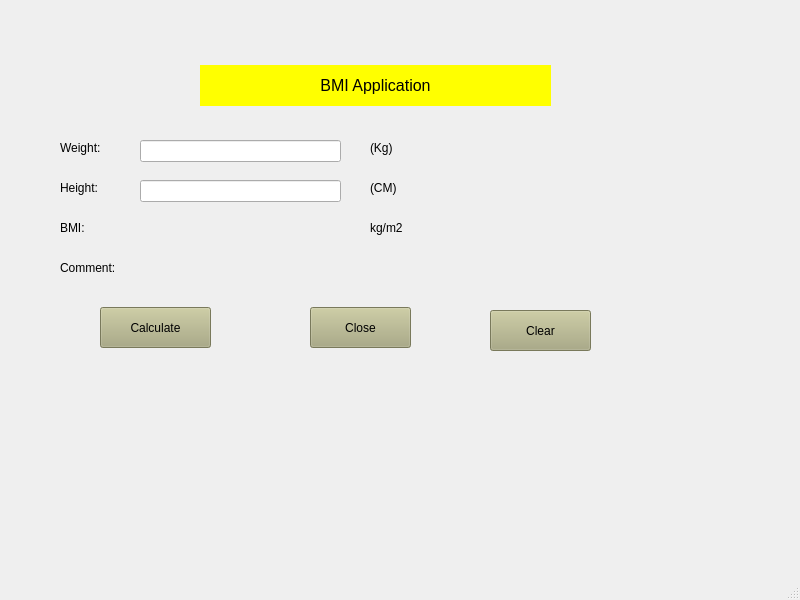
<?xml version="1.0" encoding="UTF-8"?>
<ui version="4.0">
 <class>MainWindow</class>
 <widget class="QMainWindow" name="MainWindow">
  <property name="geometry">
   <rect>
    <x>0</x>
    <y>0</y>
    <width>800</width>
    <height>600</height>
   </rect>
  </property>
  <property name="windowTitle">
   <string>MainWindow</string>
  </property>
  <widget class="QWidget" name="centralwidget">
   <widget class="QLabel" name="labelB">
    <property name="geometry">
     <rect>
      <x>200</x>
      <y>65</y>
      <width>351</width>
      <height>41</height>
     </rect>
    </property>
    <property name="styleSheet">
     <string notr="true">background-color: rgb(255, 255, 0);</string>
    </property>
    <property name="text">
     <string>&lt;html&gt;&lt;head/&gt;&lt;body&gt;&lt;p align=&quot;center&quot;&gt;&lt;span style=&quot; font-size:12pt;&quot;&gt;BMI Application&lt;/span&gt;&lt;/p&gt;&lt;/body&gt;&lt;/html&gt;</string>
    </property>
   </widget>
   <widget class="QLabel" name="label_2">
    <property name="geometry">
     <rect>
      <x>60</x>
      <y>140</y>
      <width>55</width>
      <height>16</height>
     </rect>
    </property>
    <property name="text">
     <string>Weight:</string>
    </property>
   </widget>
   <widget class="QLabel" name="label_3">
    <property name="geometry">
     <rect>
      <x>60</x>
      <y>180</y>
      <width>55</width>
      <height>16</height>
     </rect>
    </property>
    <property name="text">
     <string>Height:</string>
    </property>
   </widget>
   <widget class="QLabel" name="label_4">
    <property name="geometry">
     <rect>
      <x>60</x>
      <y>220</y>
      <width>55</width>
      <height>16</height>
     </rect>
    </property>
    <property name="text">
     <string>BMI:</string>
    </property>
   </widget>
   <widget class="QLabel" name="label_5">
    <property name="geometry">
     <rect>
      <x>60</x>
      <y>260</y>
      <width>71</width>
      <height>16</height>
     </rect>
    </property>
    <property name="text">
     <string>Comment:</string>
    </property>
   </widget>
   <widget class="QLineEdit" name="lineEditWeight">
    <property name="geometry">
     <rect>
      <x>140</x>
      <y>140</y>
      <width>201</width>
      <height>22</height>
     </rect>
    </property>
   </widget>
   <widget class="QLineEdit" name="lineEditHeight">
    <property name="geometry">
     <rect>
      <x>140</x>
      <y>180</y>
      <width>201</width>
      <height>22</height>
     </rect>
    </property>
   </widget>
   <widget class="QLabel" name="label_6">
    <property name="geometry">
     <rect>
      <x>370</x>
      <y>140</y>
      <width>55</width>
      <height>16</height>
     </rect>
    </property>
    <property name="text">
     <string>(Kg)</string>
    </property>
   </widget>
   <widget class="QLabel" name="label_7">
    <property name="geometry">
     <rect>
      <x>370</x>
      <y>180</y>
      <width>55</width>
      <height>16</height>
     </rect>
    </property>
    <property name="text">
     <string>(CM)</string>
    </property>
   </widget>
   <widget class="QLabel" name="label_8">
    <property name="geometry">
     <rect>
      <x>370</x>
      <y>220</y>
      <width>55</width>
      <height>16</height>
     </rect>
    </property>
    <property name="text">
     <string>kg/m2</string>
    </property>
   </widget>
   <widget class="QPushButton" name="pushButtonCalculate">
    <property name="geometry">
     <rect>
      <x>100</x>
      <y>307</y>
      <width>111</width>
      <height>41</height>
     </rect>
    </property>
    <property name="styleSheet">
     <string notr="true">background-color: rgb(170, 170, 127);</string>
    </property>
    <property name="text">
     <string>Calculate</string>
    </property>
    <property name="icon">
     <iconset>
      <normaloff>../images/ic_calculate.png</normaloff>../images/ic_calculate.png</iconset>
    </property>
    <property name="iconSize">
     <size>
      <width>30</width>
      <height>30</height>
     </size>
    </property>
   </widget>
   <widget class="QPushButton" name="pushButtonClose">
    <property name="geometry">
     <rect>
      <x>310</x>
      <y>307</y>
      <width>101</width>
      <height>41</height>
     </rect>
    </property>
    <property name="styleSheet">
     <string notr="true">background-color: rgb(170, 170, 127);</string>
    </property>
    <property name="text">
     <string>Close</string>
    </property>
    <property name="icon">
     <iconset>
      <normaloff>../images/ic_close.png</normaloff>../images/ic_close.png</iconset>
    </property>
    <property name="iconSize">
     <size>
      <width>30</width>
      <height>30</height>
     </size>
    </property>
   </widget>
   <widget class="QLabel" name="labelBMI">
    <property name="geometry">
     <rect>
      <x>110</x>
      <y>220</y>
      <width>241</width>
      <height>16</height>
     </rect>
    </property>
    <property name="text">
     <string/>
    </property>
   </widget>
   <widget class="QLabel" name="labelComment">
    <property name="geometry">
     <rect>
      <x>140</x>
      <y>260</y>
      <width>271</width>
      <height>16</height>
     </rect>
    </property>
    <property name="text">
     <string/>
    </property>
   </widget>
   <widget class="QPushButton" name="pushButtonClear">
    <property name="geometry">
     <rect>
      <x>490</x>
      <y>310</y>
      <width>101</width>
      <height>41</height>
     </rect>
    </property>
    <property name="styleSheet">
     <string notr="true">background-color: rgb(170, 170, 127);</string>
    </property>
    <property name="text">
     <string>Clear</string>
    </property>
    <property name="iconSize">
     <size>
      <width>30</width>
      <height>30</height>
     </size>
    </property>
   </widget>
  </widget>
  <widget class="QMenuBar" name="menubar">
   <property name="geometry">
    <rect>
     <x>0</x>
     <y>0</y>
     <width>800</width>
     <height>36</height>
    </rect>
   </property>
  </widget>
  <widget class="QStatusBar" name="statusbar"/>
 </widget>
 <resources/>
 <connections/>
</ui>
